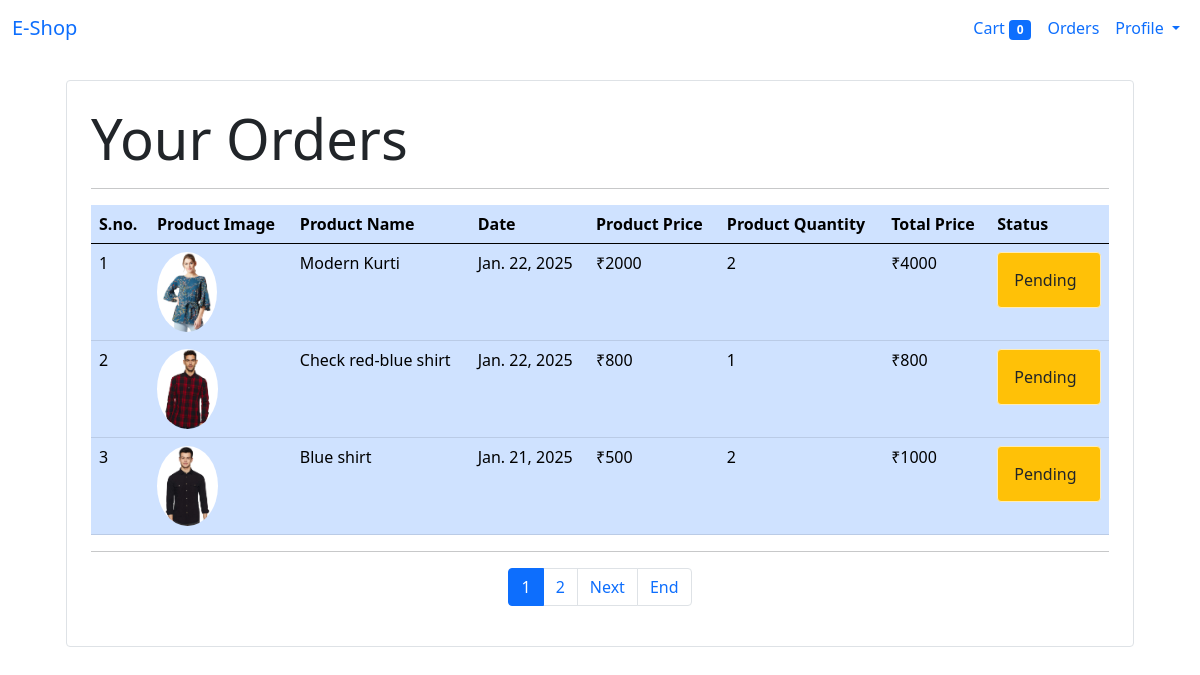
/orders/ (signed in), run on the app's committed database.
### store/models/orders.py (models this page shows)
class Orders(models.Model):
    customer_id = models.ForeignKey(Customer, on_delete=models.CASCADE)
    product_id = models.ForeignKey(Product, on_delete=models.CASCADE)
    quantity = models.IntegerField(default=1)
    price = models.IntegerField()
    address = models.CharField(max_length=400,blank=False,default="Default Address")
    phone = models.CharField(max_length=15,blank=False,default="0000")
    date = models.DateField(default=datetime.datetime.today)
    status= models.BooleanField(default=False)

### store/models/product.py (models this page shows)
class Product(models.Model):
    product_name= models.CharField(max_length=100)
    product_price= models.IntegerField(default=0)
    category = models.ForeignKey(Categories, on_delete=models.CASCADE, default=1)
    product_image = models.ImageField(upload_to='media/')
    product_quantity = models.IntegerField(default=0)

### store/middleware/check_auth.py (the view)
    def middleware(request):
        return_url = request.META['PATH_INFO']
        if not request.session.get('session_customer_id'):
            return redirect(f'/login?return_url={return_url}') #this will be shown on the link of login when redirected through middleware
        response = get_response(request) # pass to the view
        return response

### store/templatetags/cart_filters.py (called while the page is built)
@register.filter
def currency(number):
    return "₹"+str(number)

@register.filter
def orders_total(quantity,price):
    return quantity*price

### store/templates/order.html (shortened to what this page needs)
{%extends "store_master_template.html"%}
{%load cart_filters%}
{% block body %}
{%include 'navbar.html'%}
    <div class="container">
         <div class="border rounded p-4 m-4">
            <p class="display-4 pl-4 ml-4">Your Orders</p>
            <hr>
            <div class="table-responsive" >
                <table class="table table-primary" >
                    <thead>
                        <tr>
                            <th scope="col">S.no. </th>
                            <th scope="col">Product Image</th>
                            <th scope="col">Product Name</th>
                            <th scope="col">Date</th>
                            <th scope="col">Product Price</th>
                            <th scope="col">Product Quantity</th>
                            <th scope="col">Total Price</th>
                            <th scope="col">Status</th>
                        </tr>
                    </thead>
                    <tbody>
                        {%for order in orders%}
                        <tr class="">
                            <td scope="row">{{forloop.counter}}</td>
                            <td><img style="height: 80px;" class="rounded-circle" src="{{order.product_id.product_image.url}}" alt=""></td>
                            <td>{{order.product_id.product_name}}</td>
                            <td>{{order.date}}</td>
                            <td>{{order.price| currency }}</td>
                            <td>{{order.quantity}}</td>
                            <td>{{order.quantity | orders_total:order.price| currency }}</td>
                            {%if order.status %}
                            <td>
                                <div class="alert alert-success" role="alert" style="background-color: #28a745; color: #ffffff;">
                                Completed
                                </div>
                            </td>
                            {%else%}
                            <td>
                                <div class="alert alert-warning" role="alert" style="background-color: #ffc107; color: #212529;">
                                Pending
                                </div>
                            </td>
                            {%endif%}
                        </tr>
                        {%endfor%}
                    </tbody>
                </table>
                <hr>
                <div class="d-flex justify-content-center">
                    <nav aria-label="...">
                        <ul class="pagination">
                            {%for page in list_of_page_numbers%}
                                <li class="page-item {% if page == orders.number %}active{% endif %}" >
                                    <a class="page-link" href="/orders/?page={{page}}">{{page}}</a>
                                </li>
                            {%endfor%}
                          {%if orders.has_next%}
                          <li class="page-item">
                            <a class="page-link" href="/orders/?page={{orders.next_page_number}}">Next</a>
                          </li>
                          <li class="page-item">
                            <a class="page-link" href="/orders/?page={{last_page}}">End</a>
                          </li>
                          {%endif%}
                        </ul>
                      </nav>
                </div>
            </div>
         </div>
    </div>
{% endblock %}

### data on the page
Orders: product_id.product_image (picture), product_id.product_name "Modern Kurti", date "Jan. 22, 2025", price "₹2000", quantity "2", quantity|orders_total "₹4000", status "Pending"
Orders: product_id.product_image (picture), product_id.product_name "Check red-blue shirt", date "Jan. 22, 2025", price "₹800", quantity "1", quantity|orders_total "₹800", status "Pending"
Orders: product_id.product_image (picture), product_id.product_name "Blue shirt", date "Jan. 21, 2025", price "₹500", quantity "2", quantity|orders_total "₹1000", status "Pending"

### other printed values
{{ request.session.cart.keys|length }} "0"
{{ page }} "1" "2"
